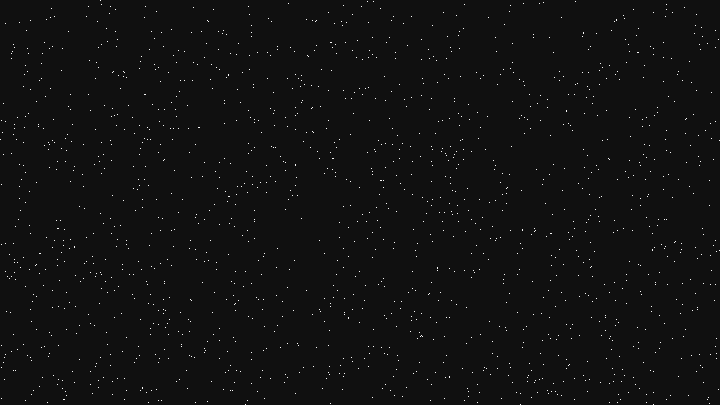
Frame 1 (no input)
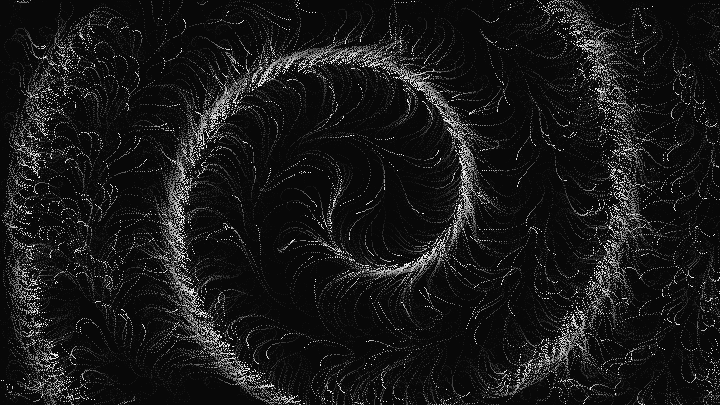
Frame 60 (the mouse pressed at the canvas centre just before this capture)
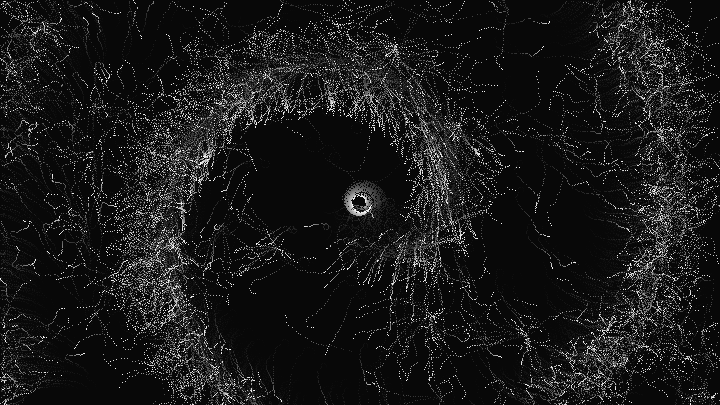
Frame 120 (the mouse held since frame 60 and released just before this capture)

The Processing sketch that drew these frames (run headless with seeded random() and noise(); from frame 60 on, the mouse is pressed at the canvas centre):

// Processing sketch: processing_146879
// ── processing_146879.pde

/*----------------------------------
     
 Copyright by Diana Lange 2014
 Don't use without any permission. Creative Commons: Attribution Non-Commercial.
     
 mail: kontakt@diana-lange.de
 web: diana-lange.de
 facebook: https://www.facebook.com/DianaLangeDesign
 flickr: http://www.flickr.com/photos/dianalange/collections/
 tumblr: http://dianalange.tumblr.com/
 twitter: http://twitter.com/DianaOnTheRoad
 vimeo: https://vimeo.com/dianalange/videos
    
 -----------------------------------*/

int padding;

ArrayList <Mover> m;

int xRes = 50;
int yRes = 28;
float posX;
float posY;

boolean bDisplayVectorField = false, displayParticle = true;

void setup ()
{
  //size (800, 800);
  size (720, 405);
  noSmooth();
  //smooth();
  frameRate (30);

  padding = -2;
  posX = width/2+1;
  posY = 0;
  m = new ArrayList();

  background (#111111);

  for (int i = 0; i < 2000; i++)
  {
    m.add (new Mover());
  }
}

void draw ()
{
  randomSeed (0);

//blur(1);
 // fastblur (1);

  noStroke();
  fill (7, 15);
  rect (0, 0, width, height);

  posX = lerp (posX, (mousePressed ? mouseX : noise (frameCount /500.0) * width /*noise (20+frameCount / 100.0)*1.5*/), 0.05);
  posY = lerp (posY, mousePressed ? map (mouseY, 0, height, 0, 1) : (noise (100+frameCount / 400.0)), 0.05) ;


  if (displayParticle)
  {
    for (int i = 0; i < m.size(); i++)
    {
      m.get(i).move();
      m.get (i).setVelo (posX, posY, noise (frameCount / 300.0));
      m.get(i).checkEdges();  

      m.get(i).display();
    }
  }
  //copy (1, 1, width, height, -1, -1, width+3, height+3);
  

  if (bDisplayVectorField) displayVectorField();
}

class Mover 
{
  PVector location;
  PVector velo;
  float speed;

  Mover ()
  {
    location = new PVector(random(width), random(height));
    velo = new PVector(random(-1, 1), random(-1, 1));
    velo.normalize();

    speed = random (1, 3);
  }

  void setVelo (float posX, float posY, float stength)
  {

    float angle, fAngle;

    float dis;
    float mm = map (posX, 0, width, -1.2, 1.2);
    if (mm == 0) mm = 0.0001;
    float maxDis = mm*dist (0, 0, width/2, height/2);


    dis = dist (location.x, location.y, width/2, height/2);
   fAngle = map (dis, 0, maxDis, posY, 0);
      angle = map (dis, 0, maxDis, PI, 0) +  random (-PI/4*fAngle, PI/4*fAngle);

    velo.x += cos (angle)*stength;
    velo.y += sin (angle)*stength;
    
    velo.normalize();
  }


  void move ()
  {

    location.add (multi (velo, speed));
  }

  void checkEdges ()
  {
    if (location.x < 0 || location.x > width || location.y < 0 || location.y > height)
    {
      location.x = random (width);
      location.y = random (height);
    }
  }

  PVector multi (PVector v, float m)
  {
    return new PVector (v.x*m, v.y*m);
  }


  void display ()
  {
    //strokeWeight (0.5);
    //fill(#b1c999, 255);
    stroke(247);
    point (location.x, location.y);
  }
}

void keyPressed ()
{
  if (key == 'b') bDisplayVectorField = !bDisplayVectorField;
  if (key == 'p') displayParticle = !displayParticle;
  if (key == '+') m.add (new Mover());
  
  if (key == ' ') noiseSeed ((int) random (10000));
  
  if (key == '-')
  {
    if (m.size() > 0) m.remove (0);
  }
  
}

void displayVectorField()
{
  stroke (#b1c999, 40);
  stroke (247, 20);

  float xSpan = (width - (xRes-1)*(float) padding) / xRes;
  float ySpan = (height - (yRes-1)*(float) padding) / yRes;

  float x, y, angle;
  noFill();

  float dis;
  float mm = map (posX, 0, width, -1.5, 1.5);
  if (mm == 0) mm = 0.0001;
  float maxDis = mm*dist (0, 0, width/2, height/2);
float fAngle;

  for (int i = 0; i < yRes; i++)
  {
    for (int j = 0; j < xRes; j++)
    {

      x = xSpan * j + padding*j + xSpan/2;
      y = ySpan * i + padding*i + ySpan/2;
      dis = dist (x, y, width/2, height/2);
      fAngle = map (dis, 0, maxDis, posY, 0);
      angle = map (dis, 0, maxDis, PI, 0) +  random (-PI/4*fAngle, PI/4*fAngle);

      line (x, y, x+cos (angle) * xSpan, y + sin (angle) * ySpan);
    }
  }
}
